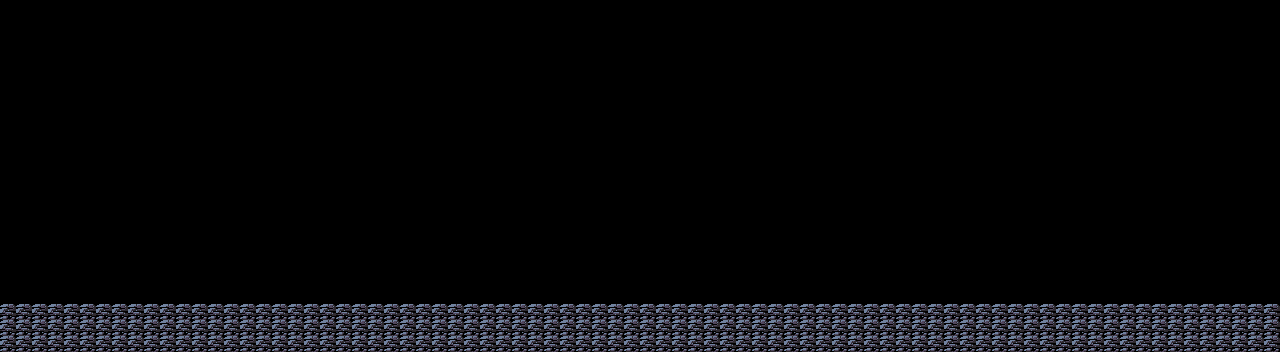

This game map was drawn from its Tiled (.tmx) file and the tilesets committed beside it. A one-line description and the full map source follow:
An orthogonal 80x22 tile map with 16x16 px tiles, 1 tile layer (Collision).

<map version="1.10" tiledversion="1.10.2" orientation="orthogonal" renderorder="right-down" width="80" height="22" tilewidth="16" tileheight="16" infinite="0" nextlayerid="2" nextobjectid="1">
 <tileset firstgid="1" source="../tileset/tileset.tsx" />
 <layer id="1" name="Collision" width="80" height="22">
  <data encoding="csv">
0,0,0,0,0,0,0,0,0,0,0,0,0,0,0,0,0,0,0,0,0,0,0,0,0,0,0,0,0,0,0,0,0,0,0,0,0,0,0,0,0,0,0,0,0,0,0,0,0,0,0,0,0,0,0,0,0,0,0,0,0,0,0,0,0,0,0,0,0,0,0,0,0,0,0,0,0,0,0,0,
0,0,0,0,0,0,0,0,0,0,0,0,0,0,0,0,0,0,0,0,0,0,0,0,0,0,0,0,0,0,0,0,0,0,0,0,0,0,0,0,0,0,0,0,0,0,0,0,0,0,0,0,0,0,0,0,0,0,0,0,0,0,0,0,0,0,0,0,0,0,0,0,0,0,0,0,0,0,0,0,
0,0,0,0,0,0,0,0,0,0,0,0,0,0,0,0,0,0,0,0,0,0,0,0,0,0,0,0,0,0,0,0,0,0,0,0,0,0,0,0,0,0,0,0,0,0,0,0,0,0,0,0,0,0,0,0,0,0,0,0,0,0,0,0,0,0,0,0,0,0,0,0,0,0,0,0,0,0,0,0,
0,0,0,0,0,0,0,0,0,0,0,0,0,0,0,0,0,0,0,0,0,0,0,0,0,0,0,0,0,0,0,0,0,0,0,0,0,0,0,0,0,0,0,0,0,0,0,0,0,0,0,0,0,0,0,0,0,0,0,0,0,0,0,0,0,0,0,0,0,0,0,0,0,0,0,0,0,0,0,0,
0,0,0,0,0,0,0,0,0,0,0,0,0,0,0,0,0,0,0,0,0,0,0,0,0,0,0,0,0,0,0,0,0,0,0,0,0,0,0,0,0,0,0,0,0,0,0,0,0,0,0,0,0,0,0,0,0,0,0,0,0,0,0,0,0,0,0,0,0,0,0,0,0,0,0,0,0,0,0,0,
0,0,0,0,0,0,0,0,0,0,0,0,0,0,0,0,0,0,0,0,0,0,0,0,0,0,0,0,0,0,0,0,0,0,0,0,0,0,0,0,0,0,0,0,0,0,0,0,0,0,0,0,0,0,0,0,0,0,0,0,0,0,0,0,0,0,0,0,0,0,0,0,0,0,0,0,0,0,0,0,
0,0,0,0,0,0,0,0,0,0,0,0,0,0,0,0,0,0,0,0,0,0,0,0,0,0,0,0,0,0,0,0,0,0,0,0,0,0,0,0,0,0,0,0,0,0,0,0,0,0,0,0,0,0,0,0,0,0,0,0,0,0,0,0,0,0,0,0,0,0,0,0,0,0,0,0,0,0,0,0,
0,0,0,0,0,0,0,0,0,0,0,0,0,0,0,0,0,0,0,0,0,0,0,0,0,0,0,0,0,0,0,0,0,0,0,0,0,0,0,0,0,0,0,0,0,0,0,0,0,0,0,0,0,0,0,0,0,0,0,0,0,0,0,0,0,0,0,0,0,0,0,0,0,0,0,0,0,0,0,0,
0,0,0,0,0,0,0,0,0,0,0,0,0,0,0,0,0,0,0,0,0,0,0,0,0,0,0,0,0,0,0,0,0,0,0,0,0,0,0,0,0,0,0,0,0,0,0,0,0,0,0,0,0,0,0,0,0,0,0,0,0,0,0,0,0,0,0,0,0,0,0,0,0,0,0,0,0,0,0,0,
0,0,0,0,0,0,0,0,0,0,0,0,0,0,0,0,0,0,0,0,0,0,0,0,0,0,0,0,0,0,0,0,0,0,0,0,0,0,0,0,0,0,0,0,0,0,0,0,0,0,0,0,0,0,0,0,0,0,0,0,0,0,0,0,0,0,0,0,0,0,0,0,0,0,0,0,0,0,0,0,
0,0,0,0,0,0,0,0,0,0,0,0,0,0,0,0,0,0,0,0,0,0,0,0,0,0,0,0,0,0,0,0,0,0,0,0,0,0,0,0,0,0,0,0,0,0,0,0,0,0,0,0,0,0,0,0,0,0,0,0,0,0,0,0,0,0,0,0,0,0,0,0,0,0,0,0,0,0,0,0,
0,0,0,0,0,0,0,0,0,0,0,0,0,0,0,0,0,0,0,0,0,0,0,0,0,0,0,0,0,0,0,0,0,0,0,0,0,0,0,0,0,0,0,0,0,0,0,0,0,0,0,0,0,0,0,0,0,0,0,0,0,0,0,0,0,0,0,0,0,0,0,0,0,0,0,0,0,0,0,0,
0,0,0,0,0,0,0,0,0,0,0,0,0,0,0,0,0,0,0,0,0,0,0,0,0,0,0,0,0,0,0,0,0,0,0,0,0,0,0,0,0,0,0,0,0,0,0,0,0,0,0,0,0,0,0,0,0,0,0,0,0,0,0,0,0,0,0,0,0,0,0,0,0,0,0,0,0,0,0,0,
0,0,0,0,0,0,0,0,0,0,0,0,0,0,0,0,0,0,0,0,0,0,0,0,0,0,0,0,0,0,0,0,0,0,0,0,0,0,0,0,0,0,0,0,0,0,0,0,0,0,0,0,0,0,0,0,0,0,0,0,0,0,0,0,0,0,0,0,0,0,0,0,0,0,0,0,0,0,0,0,
0,0,0,0,0,0,0,0,0,0,0,0,0,0,0,0,0,0,0,0,0,0,0,0,0,0,0,0,0,0,0,0,0,0,0,0,0,0,0,0,0,0,0,0,0,0,0,0,0,0,0,0,0,0,0,0,0,0,0,0,0,0,0,0,0,0,0,0,0,0,0,0,0,0,0,0,0,0,0,0,
0,0,0,0,0,0,0,0,0,0,0,0,0,0,0,0,0,0,0,0,0,0,0,0,0,0,0,0,0,0,0,0,0,0,0,0,0,0,0,0,0,0,0,0,0,0,0,0,0,0,0,0,0,0,0,0,0,0,0,0,0,0,0,0,0,0,0,0,0,0,0,0,0,0,0,0,0,0,0,0,
0,0,0,0,0,0,0,0,0,0,0,0,0,0,0,0,0,0,0,0,0,0,0,0,0,0,0,0,0,0,0,0,0,0,0,0,0,0,0,0,0,0,0,0,0,0,0,0,0,0,0,0,0,0,0,0,0,0,0,0,0,0,0,0,0,0,0,0,0,0,0,0,0,0,0,0,0,0,0,0,
0,0,0,0,0,0,0,0,0,0,0,0,0,0,0,0,0,0,0,0,0,0,0,0,0,0,0,0,0,0,0,0,0,0,0,0,0,0,0,0,0,0,0,0,0,0,0,0,0,0,0,0,0,0,0,0,0,0,0,0,0,0,0,0,0,0,0,0,0,0,0,0,0,0,0,0,0,0,0,0,
0,0,0,0,0,0,0,0,0,0,0,0,0,0,0,0,0,0,0,0,0,0,0,0,0,0,0,0,0,0,0,0,0,0,0,0,0,0,0,0,0,0,0,0,0,0,0,0,0,0,0,0,0,0,0,0,0,0,0,0,0,0,0,0,0,0,0,0,0,0,0,0,0,0,0,0,0,0,0,0,
1,1,1,1,1,1,1,1,1,1,1,1,1,1,1,1,1,1,1,1,1,1,1,1,1,1,1,1,1,1,1,1,1,1,1,1,1,1,1,1,1,1,1,1,1,1,1,1,1,1,1,1,1,1,1,1,1,1,1,1,1,1,1,1,1,1,1,1,1,1,1,1,1,1,1,1,1,1,1,1,
1,1,1,1,1,1,1,1,1,1,1,1,1,1,1,1,1,1,1,1,1,1,1,1,1,1,1,1,1,1,1,1,1,1,1,1,1,1,1,1,1,1,1,1,1,1,1,1,1,1,1,1,1,1,1,1,1,1,1,1,1,1,1,1,1,1,1,1,1,1,1,1,1,1,1,1,1,1,1,1,
1,1,1,1,1,1,1,1,1,1,1,1,1,1,1,1,1,1,1,1,1,1,1,1,1,1,1,1,1,1,1,1,1,1,1,1,1,1,1,1,1,1,1,1,1,1,1,1,1,1,1,1,1,1,1,1,1,1,1,1,1,1,1,1,1,1,1,1,1,1,1,1,1,1,1,1,1,1,1,1
</data>
 </layer>
</map>